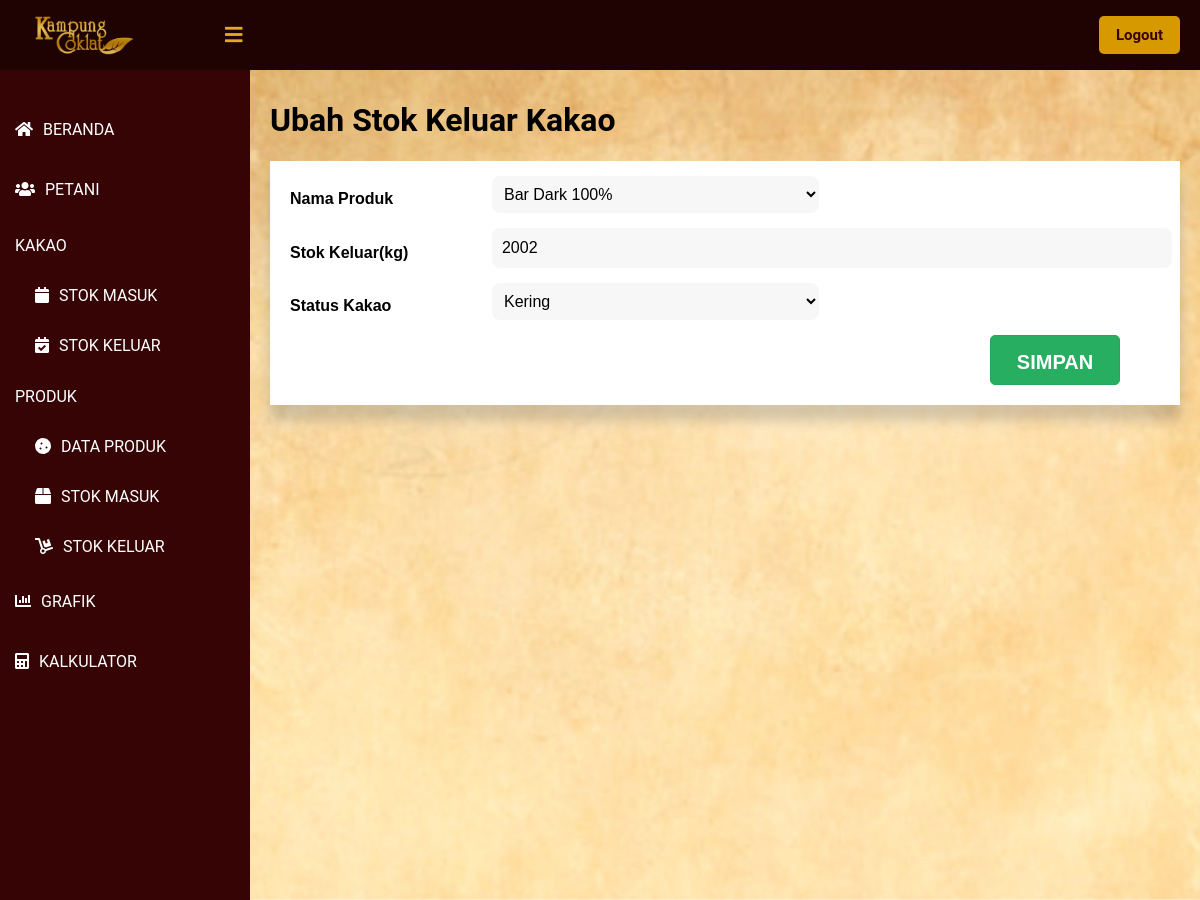
The app's page /public/ubah_SKK/1 (signed in), older data.
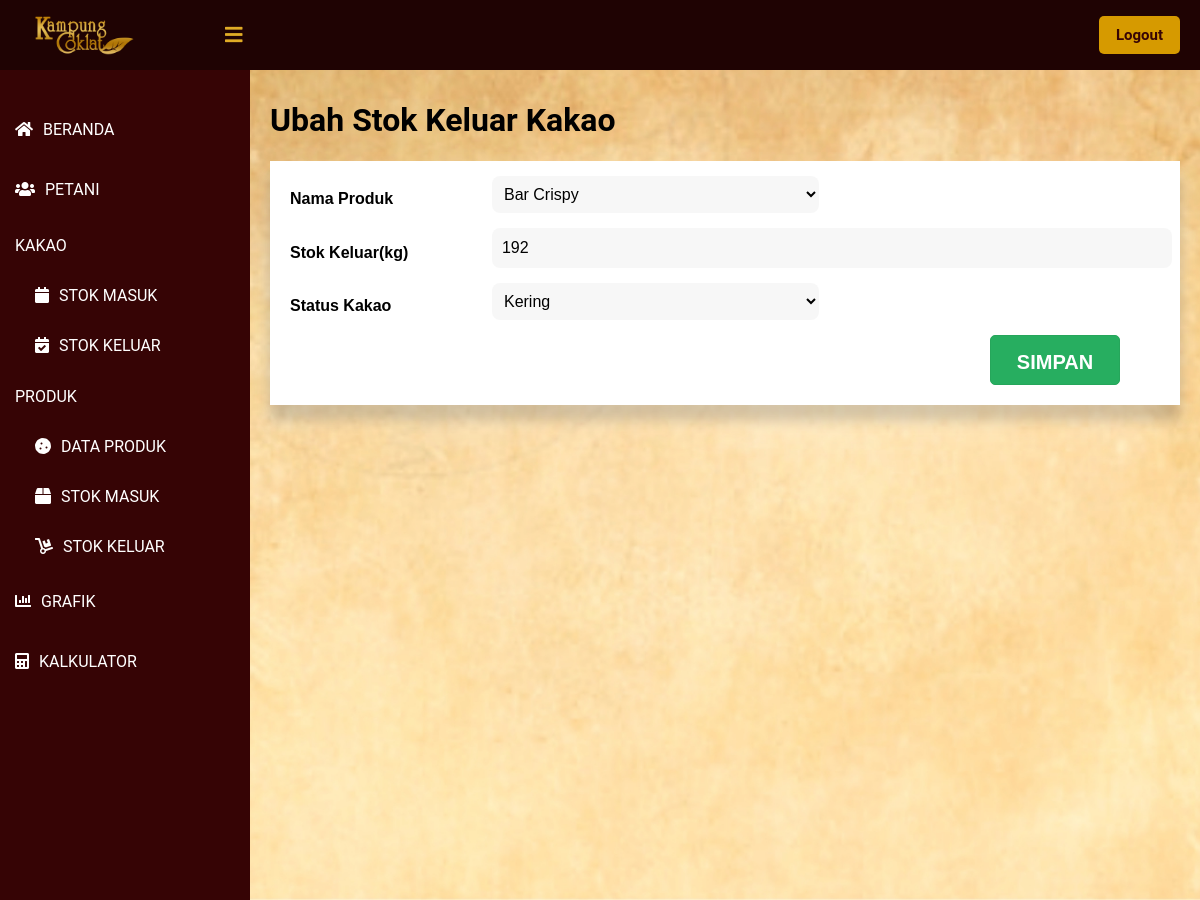
The same page, newer data.
### tables this page shows
CREATE TABLE `stok_keluar_kakao` (
  `id_keluar_kakao` int(11) NOT NULL,
  `tanggal_keluar` timestamp NOT NULL DEFAULT current_timestamp(),
  `nama_produk` int(11) NOT NULL,
  `stok_keluar` int(11) NOT NULL,
  `status_kakao` int(11) NOT NULL
);

CREATE TABLE `produk` (
  `id_produk` int(11) NOT NULL,
  `nama_produk` varchar(30) NOT NULL,
  `berat_bersih` int(11) NOT NULL,
  `harga` int(11) NOT NULL,
  `produksi_kakao_kering` int(11) NOT NULL,
  `produksi_kakao_basah` int(11) NOT NULL
);

### app/core/Controller.php (called while the page is built, shortened)
<?php
class Controller {
    public function view($view, $data = [])
    {
        require_once   '../app/views/'.$view.'.php';
    }
    public function model($model)
    {
        return new $model;
    }
}
?>

### app/controllers/Ubah_SKK.php (called while the page is built, shortened)
<?php
class Ubah_SKK extends Controller {
    public function index($id)
    {
        $data = $this->model('SKK_model')->getSKKById($id);
        $listProduk = $this->model('Produk_model')->getList();
        $data['produk'] = $listProduk['list_data'];
        $this->view('ubah_SKK/index', $data);
    }
}
?>

### app/core/App.php (called while the page is built, shortened)
<?php
class App {
    protected $method = 'index';
    protected $params = [];
    public function __construct()
    {
        $url = $this->parseURL();
        if ( file_exists('../app/controllers/' . $url[0] . '.php') ) {
            unset($url[0]);
        }
        $this->controller = new $this->controller;
        if ( !empty($url) ) {
            $this->params = array_values($url);
        }
        call_user_func_array([$this->controller, $this->method], $this->params);
    }
    public function parseURL()
    {
        if ( isset($_GET['url']) ) {
            $url = rtrim($_GET['url'], '/');
            $url = filter_var($url, FILTER_SANITIZE_URL);
            $url = explode("/", $url);
            return $url;
        }
    }
}

### public/index.php (called while the page is built, shortened)
<?php
$app = new App;

### app/core/Database.php (called while the page is built, shortened)
<?php
class Database {
    private $host = DB_HOST;
    private $db_name = DB_NAME;
    private $dbh;
    private $stmt;
    public function __construct()
    {
        $dsn = 'mysql:host=' . $this->host . ';dbname=' . $this->db_name;
        try {
            $this->dbh = new PDO($dsn, 'root', '');
        } catch(PDOException $e) {
            die($e->getMessage());
        }
    }
    public function query($query)
    {
        $this->stmt = $this->dbh->prepare($query);
    }
    public function execute()
    {
        $this->stmt->execute();
    }
    public function resultSet()
    {
        $this->execute();
        return $this->stmt->fetchAll(PDO::FETCH_ASSOC);
    }
    public function single()
    {
        $this->execute();
        return $this->stmt->fetch(PDO::FETCH_ASSOC);
    }
}

### app/models/Produk_model.php (called while the page is built, shortened)
<?php
class Produk_model {
    private $table = 'produk';
    private $db;
    public function __construct()
    {
        $this->db = new Database;
    }
    public function getList($page = null)
    {
        $data = [];
        $jumlahDataSetiapPage = 10;
        $this -> db -> query("SELECT produk.* FROM `" . $this->table . "`");
        $daftarData = $this -> db -> resultSet();
        $jumlahData = count($daftarData);
        $jumlahPage = ceil($jumlahData / $jumlahDataSetiapPage);
        $halamanSaatIni = ( isset($page) ) ? $page : 1;
        $data['list_data'] = $daftarData;
        $data['halaman_saat_ini'] = $halamanSaatIni;
        $data['jumlah_halaman'] = $jumlahPage;
        return $data;
    }
}

### app/models/SKK_model.php (called while the page is built, shortened)
<?php
class SKK_model {
    private $db;
    public function __construct()
    {
        $this->db = new Database;
    }
    public function getSKKById($id_keluar_kakao){
        $this->db->query('SELECT * FROM stok_keluar_kakao WHERE id_keluar_kakao = '.$id_keluar_kakao);
        return $this->db->single();
    }
}

### app/views/ubah_SKK/index.php (the view, shortened to what the changed rows need)
<!DOCTYPE html>
<html>
<head>
	<link href="<?= BASEURL ?>/css/tambah_petani.css" rel="stylesheet" type="text/css">
    <link rel="stylesheet" href="https://cdnjs.cloudflare.com/ajax/libs/font-awesome/5.12.1/css/all.min.css">
</head>
<body>
    <div class="content">
        <div class="card">
            <h1>Ubah Stok Keluar Kakao</h1>
        </div>
        <div class="card_table">
            <div>
                <div class="kotak">
                <form action="<?= BASEURL ?>/Ubah_SKK/update" method="post">
                    <div class="form">
                        <div class="inputfield">
                            <div style="width: 100%;">
                                <select class="select" name="nama_produk" id="nama_produk" required oninvalid="this.setCustomValidity('Pilih Nama Produk')" oninput="setCustomValidity('')">
                                    <?php foreach ($data['produk'] as $value) { ?>
                                        <option value="<?= $value['id_produk'] ?>" <?= (isset($data['nama_produk']) && $data['nama_produk'] == $value['id_produk']) ? 'selected' : '' ?>><?= $value['nama_produk'] ?></option>
                                    <?php } ?>
                                </select>
                            </div>
                        </div>
                        <div class="inputfield">
                            <div style="width: 100%;">
                                <input class="diri" id="stok_keluar" name="stok_keluar" value="<?= $data['stok_keluar'] ?? '' ?>" required oninvalid="this.setCustomValidity('Stok keluar tidak boleh kosong')" oninput="setCustomValidity('')">
                            </div>
                        </div>
                        <div class="inputfield">
                            <div style="width: 100%;">
                                <select class="select" name="status_kakao" id="status_kakao" required oninvalid="this.setCustomValidity('Pilih Status Kakao')" oninput="setCustomValidity('')">
                                    <option value="27" <?= (isset($data['status_kakao']) && $data['status_kakao'] == 27) ? 'selected' : '' ?>>Kering</option>
                                </select>
                            </div>
                        </div>
                    </div>
                </form>
                </div>
            </div>
        </div>
    </div>
</body>
</html>

Row changes from the older to the newer data that the page shows:
changed stok_keluar_kakao "Kering": nama_produk "Bar Dark 100%" → "Bar Crispy"; stok_keluar "2002" → "192"
